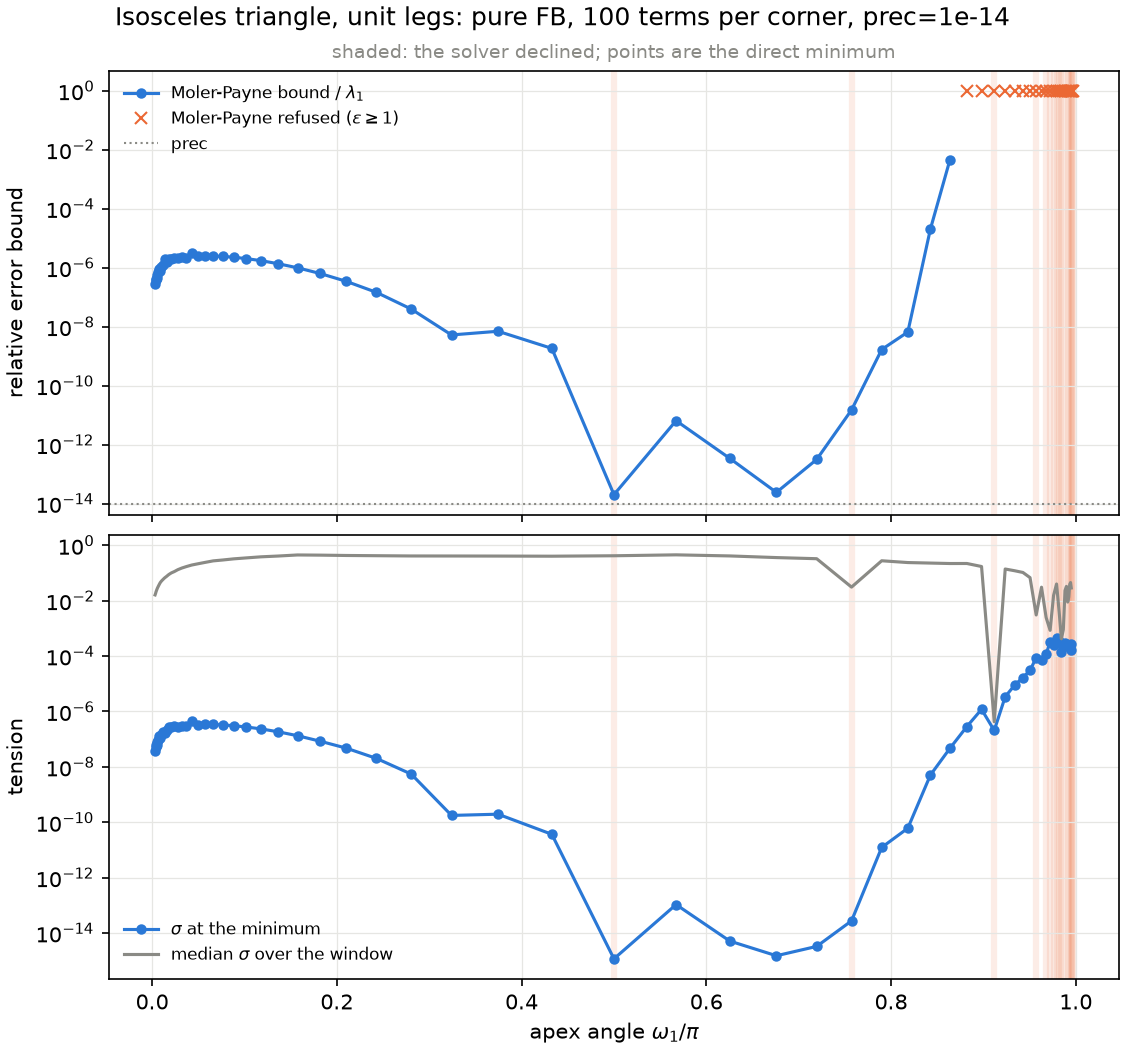

This figure's Python source:
"""Pure Fourier-Bessel on isosceles triangles: lam_1 across the apex angle, planner bypassed.

The triangle has its apex `omega` at the origin and unit legs, `(0, 1, e^{i omega})`, Dirichlet.
Each of the three corners carries a flat 100 Fourier-Bessel terms (`Plan(corner_orders=(100,)*3)`
realized directly, so the planner's sizing and its shape refusals are skipped), collocation at
the plan defaults (3x boundary, 1x interior), `prec = 1e-14`. Only the first eigenvalue is read.

What is recorded per angle is what measures expected performance without a reference value:
the Moler-Payne bound (relative, `mp_bound / lam`) and the tension at the minimum (`sigma`). The
window is `[FK/2, 1.05 j0^2 / r_in^2]`, which holds lam_1 for every triangle (Faber-Krahn below,
the inradius bound above).

Two readings per angle. SOLVER: `search_interval` on the window, its lowest level -- or its
decline, which is itself the result (near both ends the search refuses its own premises before
it locates anything). DIRECT: the tension scanned on the window, the lowest deep local minimum
refined by golden section, and Moler-Payne on that minimizer, computed as `certify_levels` does.
DIRECT exists so the curves continue past where the solver declines; it is a diagnostic of the
basis, not a solver path, and nothing it returns is certified to be lam_1 rather than a deeper
spurious well.

    python notes/isosceles_pure_fb.py            # sweep, writes isosceles_pure_fb.json
    python notes/isosceles_pure_fb.py --plot     # figures from the JSON
"""
from __future__ import annotations

import json
import sys
import time
import warnings
from pathlib import Path

import numpy as np

from chladni.bounds import faber_krahn, inradius_upper
from chladni.geometry.domain import Polygon
from chladni.plan import Plan

PREC = 1e-14
N_FB = 100
HERE = Path(__file__).parent
OUT = HERE / "isosceles_pure_fb.json"


def omegas(n_half=36, lo=1e-2):
    """Log-spaced toward both ends: `lo .. pi/2` geometric, mirrored as `pi - (lo .. pi/2)`."""
    left = np.geomspace(lo, np.pi / 2, n_half)
    return np.concatenate([left, (np.pi - left[:-1])[::-1]])


def triangle(omega):
    return Polygon([0.0, 1.0, np.exp(1j * omega)], prec=PREC)


N_SCAN = 400


def direct(solver, dom, a, b):
    """The lowest deep tension minimum on `[a, b]` and its Moler-Payne bound (see module doc)."""
    from chladni.eigensolver import lam_to_k
    from chladni.integrals import cauchy, certify

    grid = np.linspace(a, b, N_SCAN)
    t = solver.tension(grid)
    scan = {"scan_lam": grid.tolist(), "scan_sigma": t.tolist()}
    i = np.flatnonzero((t[1:-1] < t[:-2]) & (t[1:-1] < t[2:])) + 1
    if i.size == 0:
        return {"direct_note": "no local minimum on the scan grid", **scan}
    # The lowest DEEP minimum is lam_1's candidate; with none deep (a flat tension, as at the
    # ends) the global one is taken and `direct_depth` says how little it stands out.
    deep = i[t[i] < 1e-2 * np.median(t)]
    j = deep[0] if deep.size else i[np.argmin(t[i])]
    h = grid[1] - grid[0]
    lam, sigma = _golden(solver.tension, grid[j] - h, grid[j] + h)
    p = solver._pencil
    fc = p.family_coef(lam, p.coef(lam, 1))
    iq = solver._integral_quad(1.05 * lam, PREC)
    cd = cauchy.cauchy_data(p.basis, fc, lam, iq.quad)
    k = lam_to_k(lam)

    def evaluate(z):
        V = p.basis.values(k, z)
        return V @ fc, np.abs(V) @ np.abs(fc)

    mp = certify.moler_payne(cd, evaluate, dom, certify.x0_probes(dom, iq.x0))
    rd = solver.rank_diagnostics(lam)
    return {"direct_lam": lam, "direct_sigma": sigma,
            "direct_depth": float(sigma / np.median(t)),
            "direct_mp_bound": float(np.max(mp.abs)), "direct_mp_eps": float(np.max(mp.eps)),
            "direct_cancellation": float(np.max(mp.cancellation)),
            "direct_mp_reason": str(mp.reason), "direct_n_deep": int(deep.size),
            "rank": int(rd.rank) if rd.rank is not None else None, "n_cols": int(len(rd.s)),
            "s_ratio": float(rd.s[-1] / rd.s[0]), **scan}


def _golden(f, a, b, rtol=1e-15):
    """Golden-section minimum of `f` on `[a, b]` to `rtol` relative. Not scipy's bounded Brent,
    whose stopping rule carries a `sqrt(eps)|x|` term and stops near 1e-8 relative."""
    g = (np.sqrt(5.0) - 1.0) / 2.0
    c, d = b - g * (b - a), a + g * (b - a)
    fc, fd = f(c), f(d)
    while b - a > rtol * abs(b):
        if fc < fd:
            b, d, fd = d, c, fc
            c = b - g * (b - a)
            fc = f(c)
        else:
            a, c, fc = c, d, fd
            d = a + g * (b - a)
            fd = f(d)
    return (c, float(fc)) if fc < fd else (d, float(fd))


def run(omega):
    dom = triangle(omega)
    row = {"omega": float(omega), "area": float(dom.area)}
    t0 = time.perf_counter()
    try:
        plan = Plan(prec=PREC, k_max=np.nan, corner_orders=(N_FB,) * len(dom.corners))
        solver = plan.solver(dom)
        a = 0.5 * float(faber_krahn(dom))
        b = 1.05 * float(inradius_upper(dom))
        with warnings.catch_warnings(record=True) as caught:
            warnings.simplefilter("always")
            res = solver.search_interval(a, b)
        row["warnings"] = sorted({str(w.message)[:160] for w in caught})
        d = res.diagnostics
        row["declined"] = bool(d.declined)
        row["decline_reason"] = str(d.decline_reason or "")
        if res.levels:
            L = min(res.levels, key=lambda L: L.lam)
            row.update(lam=float(L.lam), mult=int(L.mult), sigma=float(L.sigma),
                       delta_res=float(L.delta_res), mp_bound=float(L.mp_bound),
                       mp_eps=float(L.mp_eps), cancellation=float(L.cancellation),
                       bound=float(L.bound), bound_reason=str(L.bound_reason),
                       n_levels=len(res.levels))
    except Exception as e:  # noqa: BLE001 -- a failure at an extreme angle is a data point
        row["error"] = f"{type(e).__name__}: {e}"[:300]
    row["seconds"] = time.perf_counter() - t0
    t1 = time.perf_counter()
    try:
        with warnings.catch_warnings():
            warnings.simplefilter("ignore")
            row.update(direct(solver, dom, a, b))
    except Exception as e:  # noqa: BLE001
        row["direct_error"] = f"{type(e).__name__}: {e}"[:300]
    row["direct_seconds"] = time.perf_counter() - t1
    return row


def sweep(ws):
    rows = []
    for w in ws:
        r = run(w)
        rows.append(r)
        g = lambda key: r.get(key, np.nan)  # noqa: E731
        print(f"omega={w:.5f}  solver: lam={g('lam'):.14g} mp/lam={g('mp_bound') / g('lam'):.1e}"
              f" sigma={g('sigma'):.1e} {'DECLINED ' if r.get('declined') else ''}"
              f"{r['seconds']:.0f}s | direct: lam={g('direct_lam'):.14g} "
              f"mp/lam={g('direct_mp_bound') / g('direct_lam'):.1e} "
              f"sigma={g('direct_sigma'):.1e} {r['direct_seconds']:.0f}s "
              f"{r.get('error', '')}{r.get('direct_error', '')}", flush=True)
        OUT.write_text(json.dumps(rows, indent=1))
    return rows


BLUE, ORANGE, AQUA, INK, MUTED = "#2a78d6", "#eb6834", "#1baf7a", "#222222", "#8a8a85"


def _arr(rows, key):
    return np.array([r.get(key, np.nan) for r in rows], dtype=float)


def plot():
    import matplotlib.pyplot as plt

    rows = json.loads(OUT.read_text())
    w = _arr(rows, "omega")
    x = w / np.pi
    lam = _arr(rows, "direct_lam")
    mp = _arr(rows, "direct_mp_bound") / lam
    sig = _arr(rows, "direct_sigma")
    med = np.array([np.median(r["scan_sigma"]) if "scan_sigma" in r else np.nan for r in rows])
    declined = np.array([bool(r.get("declined")) or "error" in r for r in rows])
    refused = ~np.isfinite(mp)
    ceiling = 1.0                              # where a refused bound is drawn

    fig, ax = plt.subplots(2, 1, figsize=(7.5, 7), sharex=True, constrained_layout=True)
    a = ax[0]
    a.semilogy(x[~refused], mp[~refused], "o-", ms=4, lw=1.5, color=BLUE,
               label="Moler-Payne bound / $\\lambda_1$")
    a.semilogy(x[refused], np.full(refused.sum(), ceiling), "x", ms=6, color=ORANGE,
               label="Moler-Payne refused ($\\varepsilon \\geq 1$)")
    a.axhline(PREC, color=MUTED, ls=":", lw=1, label="prec")
    a.set_ylabel("relative error bound")
    a.legend(frameon=False, loc="best", fontsize=8)
    a = ax[1]
    a.semilogy(x, sig, "o-", ms=4, lw=1.5, color=BLUE, label="$\\sigma$ at the minimum")
    a.semilogy(x, med, "-", lw=1.5, color=MUTED, label="median $\\sigma$ over the window")
    a.set_ylabel("tension")
    a.set_xlabel("apex angle $\\omega_1/\\pi$")
    a.legend(frameon=False, loc="best", fontsize=8)
    for a in ax:
        for xi in x[declined]:
            a.axvline(xi, color=ORANGE, alpha=0.12, lw=3, zorder=0)
        a.grid(True, which="major", color="#e6e6e3", lw=0.6)
    ax[0].set_title("shaded: the solver declined; points are the direct minimum", fontsize=9,
                    color=MUTED)
    fig.suptitle(f"Isosceles triangle, unit legs: pure FB, {N_FB} terms per corner, "
                 f"prec={PREC:g}")
    fig.savefig(HERE / "isosceles_pure_fb.png", dpi=150)

    # The two ends, against the distance to each end on a log axis.
    fig, ax = plt.subplots(2, 2, figsize=(9, 6), sharey="row", constrained_layout=True)
    for c, (sel, dist, lab) in enumerate(((x < 0.5, w, "$\\omega_1$"),
                                          (x > 0.5, np.pi - w, "$\\pi - \\omega_1$"))):
        ok = sel & ~refused
        ax[0, c].loglog(dist[ok], mp[ok], "o-", ms=4, lw=1.5, color=BLUE)
        ax[0, c].loglog(dist[sel & refused], np.full((sel & refused).sum(), ceiling), "x",
                        ms=6, color=ORANGE)
        ax[0, c].axhline(PREC, color=MUTED, ls=":", lw=1)
        ax[1, c].loglog(dist[sel], sig[sel], "o-", ms=4, lw=1.5, color=BLUE,
                        label="$\\sigma$ at the minimum")
        ax[1, c].loglog(dist[sel], med[sel], "-", lw=1.5, color=MUTED, label="median $\\sigma$")
        ax[1, c].set_xlabel(lab)
        for a in ax[:, c]:
            for d in dist[sel & declined]:
                a.axvline(d, color=ORANGE, alpha=0.12, lw=3, zorder=0)
            a.grid(True, which="major", color="#e6e6e3", lw=0.6)
    ax[0, 0].set_ylabel("Moler-Payne / $\\lambda_1$")
    ax[1, 0].set_ylabel("tension")
    ax[1, 0].legend(frameon=False)
    fig.suptitle("Approaching the ends (x: refused bound; shaded: solver declined)")
    fig.savefig(HERE / "isosceles_pure_fb_ends.png", dpi=150)

    # Tension curves over the window, a few angles from each end inward.
    picks = [k for k in np.linspace(0, len(rows) - 1, 9).round().astype(int)
             if "scan_sigma" in rows[k]]
    n = len(picks)
    fig, ax = plt.subplots(1, n, figsize=(2.1 * n, 2.8), sharey=True, constrained_layout=True)
    for a, k in zip(np.atleast_1d(ax), picks):
        r = rows[k]
        L = np.array(r["scan_lam"])
        a.semilogy(L / L[0], r["scan_sigma"], lw=1.2, color=BLUE)
        if "lam" in r:
            a.axvline(r["lam"] / L[0], color=AQUA, lw=1, ls="--")
        a.set_title(f"$\\omega_1/\\pi$={r['omega'] / np.pi:.3g}", fontsize=9)
        a.set_xlabel("$\\lambda / (FK/2)$", fontsize=8)
        a.tick_params(labelsize=7)
    np.atleast_1d(ax)[0].set_ylabel("tension $\\sigma_1(\\lambda)$")
    fig.suptitle("Tension over the window (dashed: the solver's $\\lambda_1$, where it returned one)",
                 fontsize=10)
    fig.savefig(HERE / "isosceles_pure_fb_scans.png", dpi=150)

    ok = np.isfinite(mp)
    print(f"{len(rows)} angles; solver declined at {declined.sum()}, Moler-Payne refused at "
          f"{refused.sum()}; bound <= prec at {np.sum(mp[ok] <= PREC)}, <= 1e-8 at "
          f"{np.sum(mp[ok] <= 1e-8)}")


if __name__ == "__main__":
    if "--plot" in sys.argv:
        plot()
    elif "--smoke" in sys.argv:
        sweep([0.05, np.pi / 3, np.pi / 2, np.pi - 0.05])
    else:
        sweep(omegas())
